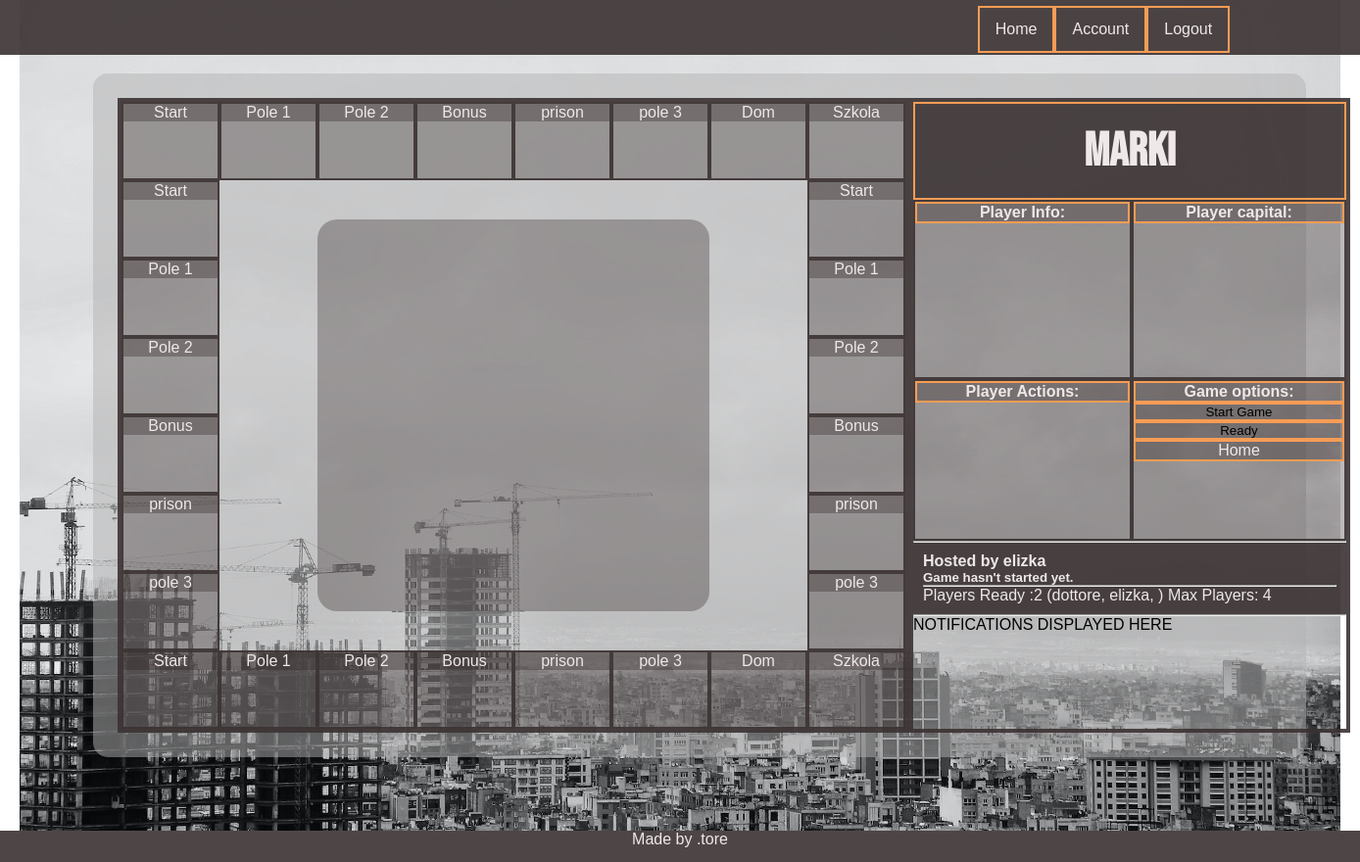
The page /game/3/ (signed in) on the database as committed earlier.
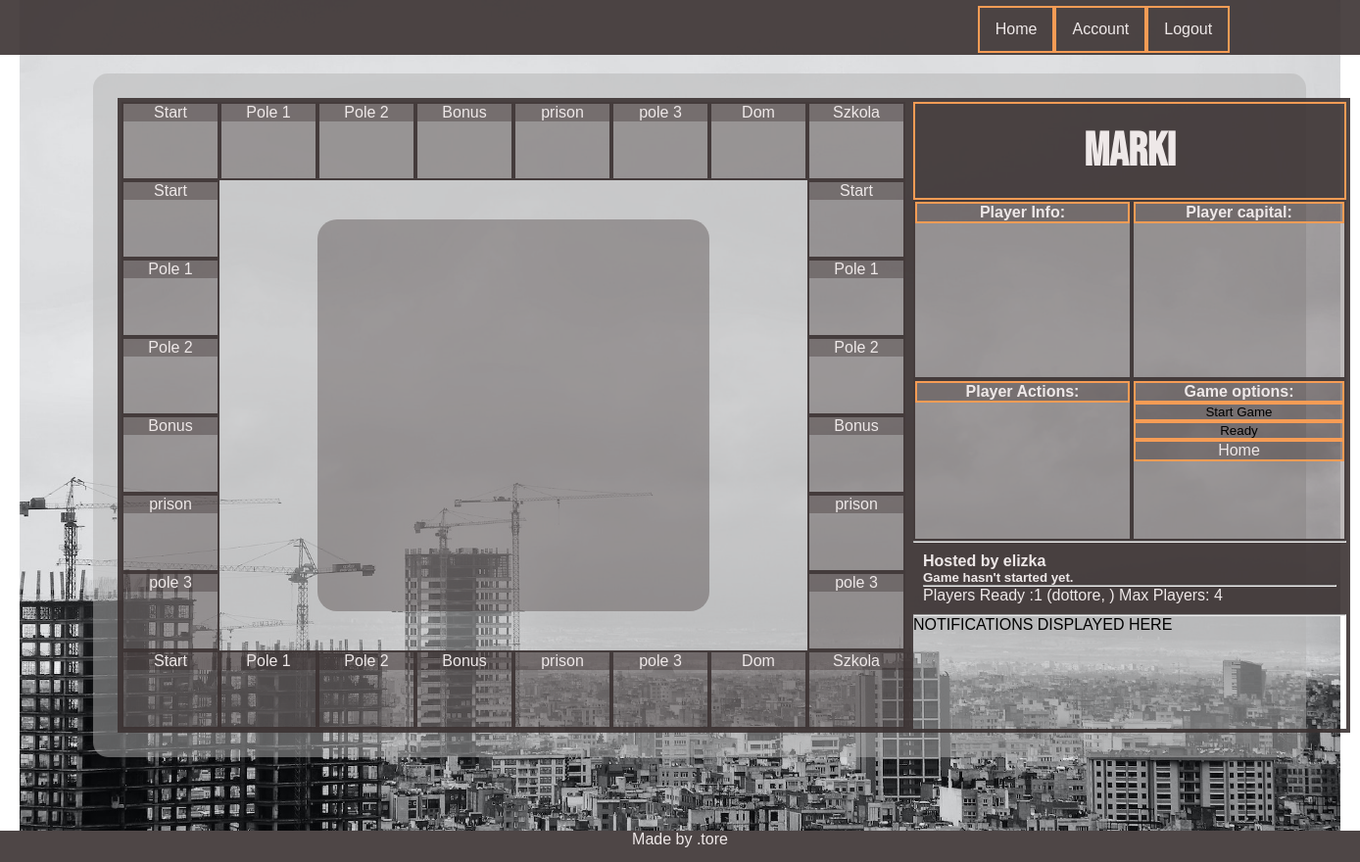
The same page on the database as committed later.
### game/models.py (models this page shows, shortened)
class Field(models.Model):
    nr = models.IntegerField(default = None, blank = True, null = True)
    name = models.CharField(max_length=150)
    owner = models.ForeignKey(Player, on_delete=models.CASCADE, related_name='fieldOwner', null=True, default=None, blank=True)
    typeof = models.ForeignKey(FieldType, on_delete=models.CASCADE, related_name='typeOfField', null=True, default= None, blank=True)
    price = models.IntegerField(default=100)
    grade = models.IntegerField(default=1)

class Game(models.Model):
    name = models.CharField(max_length=150)
    host = models.CharField(max_length=10)
    is_played = models.BooleanField(default=False)
    max_players = models.IntegerField(default=4)
    who_is_ready = models.ManyToManyField(Player, related_name="guys_ready", blank=True)
    who_is_playing = models.ManyToManyField(Player, related_name="guys_playing", blank=True)
    turn = models.IntegerField(default=1)
    turn_of_player = models.ForeignKey(Player, on_delete=models.CASCADE, related_name='czyja_tura', blank=True,
                                       null=True)
    @property
    def how_many_players_ready(self):
        return self.who_is_ready.count()
    @property
    def players_ready(self):
        return list(self.who_is_ready.all())
    @property
    def players_playing(self):
        return list(self.who_is_playing.all())

### player/models.py (models this page shows)
class Player(models.Model):
    name = models.ForeignKey(User,on_delete=models.CASCADE,related_name='player_name')
    parent= models.CharField(max_length = 10)
    nick = models.CharField(max_length=10 )
    in_game= models.BooleanField(default = False)
    money = models.IntegerField(default=150)
    position = models.IntegerField(default=1)
    tossed_dice= models.BooleanField(default=False)
    description = models.TextField(max_length = 300, null = True)
    def __str__(self):
        return self.nick

### game/views.py (the view)
# urls.py: path('<int:id>/', detail, name = 'detail'),
@login_required
def detail(request, id):
    game = Game.objects.get(pk=id)
    player = Player.objects.get(parent=request.user.username)
    boardSize = 8
    r1 = Field.objects.all()[:boardSize]
    r2 = Field.objects.filter()[:(boardSize-2)]
    r3 = Field.objects.filter()[:boardSize]
    r4 = Field.objects.filter()[:boardSize-2]
    args = {'game': game, 'players_ready': game.players_ready, 'players_playing':game.players_playing, 'player':player,
            'player_in_game':player in game.players_playing, 'r1':r1, 'r2':r2, 'r3':r3, 'r4':r4}
    return render(request, 'game/detail.html', args)

### templates/game/detail.html (shortened to what this page needs)
{% extends 'base.html' %}
{% load static %}
{% block css %}
<link rel="stylesheet" href="{% static 'css/detail.css' %}">
{% endblock %}
{% block content %}
    <section class="game_section game_section_board">
     <div class="r1">
        {% for field in r1 %}
        <div class= 'game_field --row'><div class='game_field__header'> {{field.name}}</div></div>
        {% endfor %}
     </div>
     <div class="r2 ">
        {% for field in r2 %}
        <div class= 'game_field --col'>
            <div class='game_field__header'>
                {{field.name}}
            </div>
        </div>
        {% endfor %}
     </div>
     <div class="r3">
        {% for field in r3 %}
        <div class= 'game_field --row'><div class='game_field__header'> {{field.name}}</div></div>
        {% endfor %}
     </div>
     <div class="r4">
        {% for field in r4 %}
        <div class= 'game_field --col'>
            <div class='game_field__header'>
                {{field.name}}
            </div>
        </div>
        {% endfor %}
     </div>
      <div class="inner_board"></div>
    </section>
    <section class = "game_section game_section_sidebar">
        <div class="game_section_sidebar_top">
            <article class="sidebar_top__sidebar_header">
                <h2 class="playerName_header">{{player}}</h2>
            </article>
            <article class="sidebar_top__player_info __sidebar_item">
                <div class= '__sidebar_item_action'><h4>Player Info:</h4></div>
            </article>
            <article class="sidebar_top__game_stats __sidebar_item">
                <div class= '__sidebar_item_action'><h4>Player capital:</h4></div>
            </article>
            <article class="sidebar_top__game_actions __sidebar_item">
            <div class= '__sidebar_item_action'><h4>Player Actions:</h4></div>
            </article>
            <article class="sidebar_top__global_actions  __sidebar_item">
                <div class= '__sidebar_item_action'><h4>Game options:</h4></div>
                <div class="__sidebar_menu_column">
                    {% if not game.is_played %}
                    <input type ="button" value="Start Game" class="__sidebar_item_action --start_btn">
                    <input type ="button" value="Ready" class="__sidebar_item_action --ready_btn">
                    {% endif %}
                    <div class='__sidebar_item_action'><a href ="{% url 'home'%}">Home</a></div>
                </div>
        </article>
        </div>
        <hr>
        <div class="game_section_sidebar_bottom">
            <h4>Hosted by {{game.host}}</h4>
            {% if game.is_played %}
            <h5 class = "notification-item">Game has already started!</h5>
                {% else %}
            <h5 class  = "notification-item">Game hasn't started yet.</h5>
                {% endif %}
            <hr>
                {% if game.is_played %}
            <p>Players in game: (
                {% for player in players_playing %}
                {{player}},
                {% endfor %})
            </p>
            <hr>
            <div class = '--menu'>
                {{game.turn_of_player}} turn!
                    {% else %}
                Players Ready :{{game.how_many_players_ready}} ({% for player in players_ready %}{{player}},
                    {% endfor %})
                Max Players: {{game.max_players}}
                    {% endif %}
            </div>
            <hr>
            <p class="notification-item">NOTIFICATIONS DISPLAYED HERE<p>
        </div>
    </section>
</div>
{% endblock %}

Rows that differ between the two databases and show on the page:
no longer on this page (row edited): Player: nick "elizka"
computed for Game "elizka": how_many_players_ready "2" → "1"
